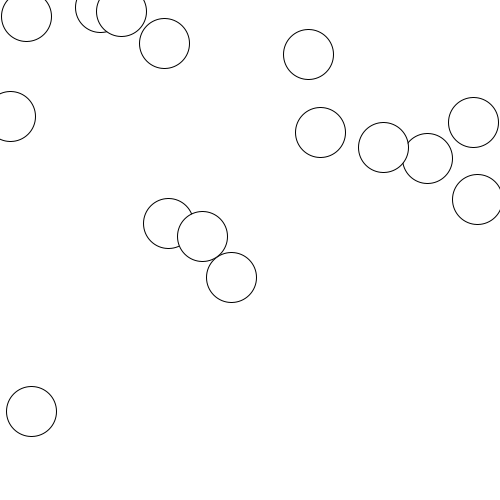
Frame 1 (no input)
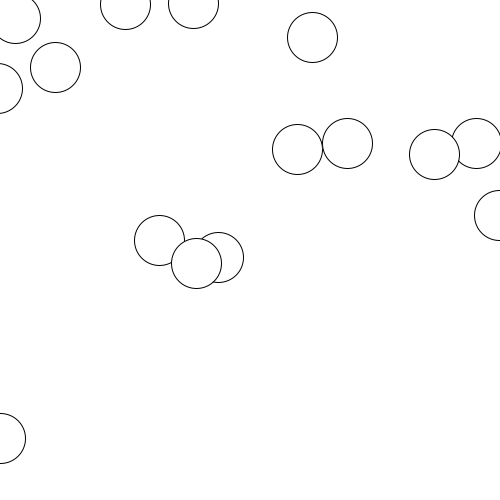
Frame 60 (the mouse pressed at the canvas centre just before this capture)
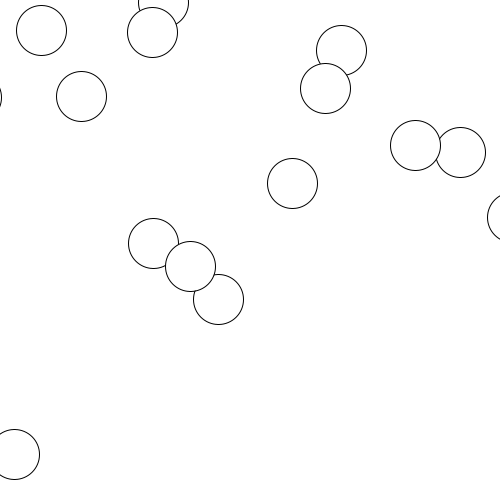
Frame 120 (the mouse held since frame 60 and released just before this capture)

The Processing sketch that drew these frames (run headless with seeded random() and noise(); from frame 60 on, the mouse is pressed at the canvas centre):

// Processing sketch: ManyRandomParticles
// ── ManyRandomParticles.pde
//Jonathan Graydon
//Many Random Particles
//This program will create 15 randomly moving particles and stores them in a class

// Particle class to store position and movement attributes
class Particle {
  float posX, posY;  // Position of the particle
  float directionX, directionY;  // Direction of movement
 
  Particle(float x, float y) {
    posX = x;
    posY = y;
  }
  void move() {
    directionX = random(-5, 5);
    directionY = random(-5, 5);
    
    // Update the position
    posX += directionX;
    posY += directionY;
  }
  
  // Method to display the particle
  void display() {
    ellipse(posX, posY, 50, 50); 
  }
}

Particle[] particles;  // Array to store the 15 particles

void setup() {
  size(500, 500);
  background(255);
  
  particles = new Particle[15];  // Create an array to hold 15 particles
  
  for (int i = 0; i < particles.length; i++) {
    float randomX = random(width);  // Random starting position in X
    float randomY = random(height); // Random starting position in Y
    particles[i] = new Particle(randomX, randomY);
  }
}

void draw() {
  background(255);
  
  // Update and display each particle
  for (int i = 0; i < particles.length; i++) {
    particles[i].move();    // Move the particle
    particles[i].display(); // Display the particle
  }
}
